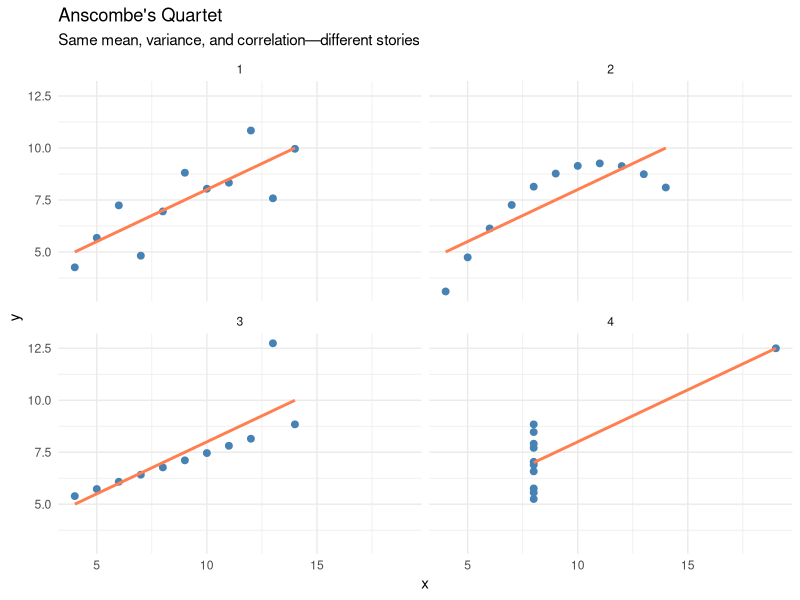
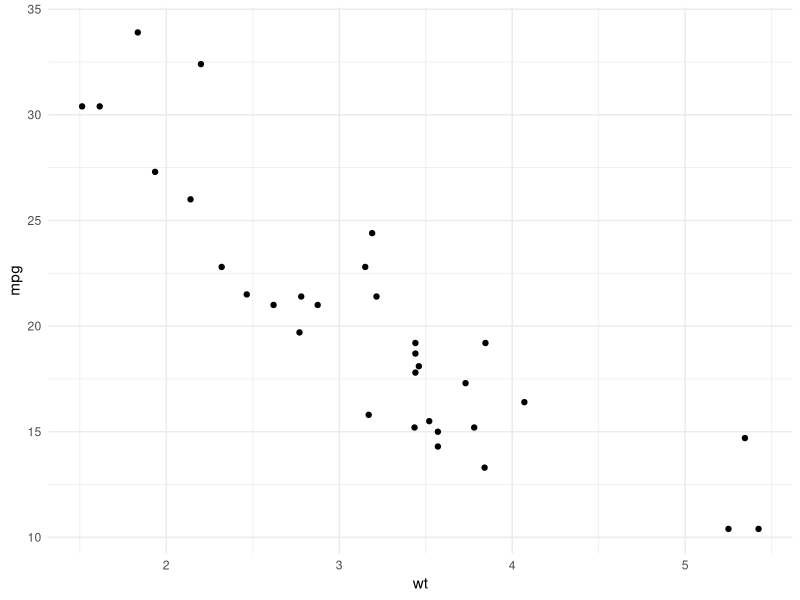
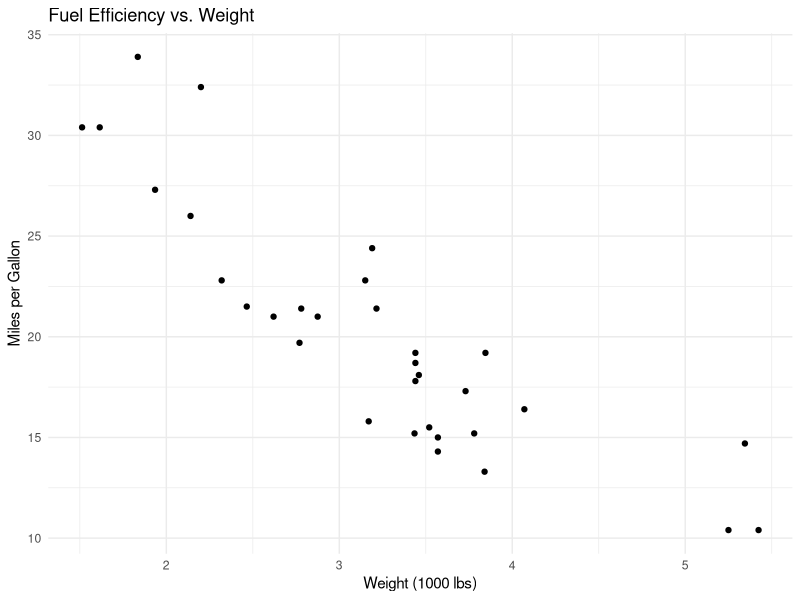
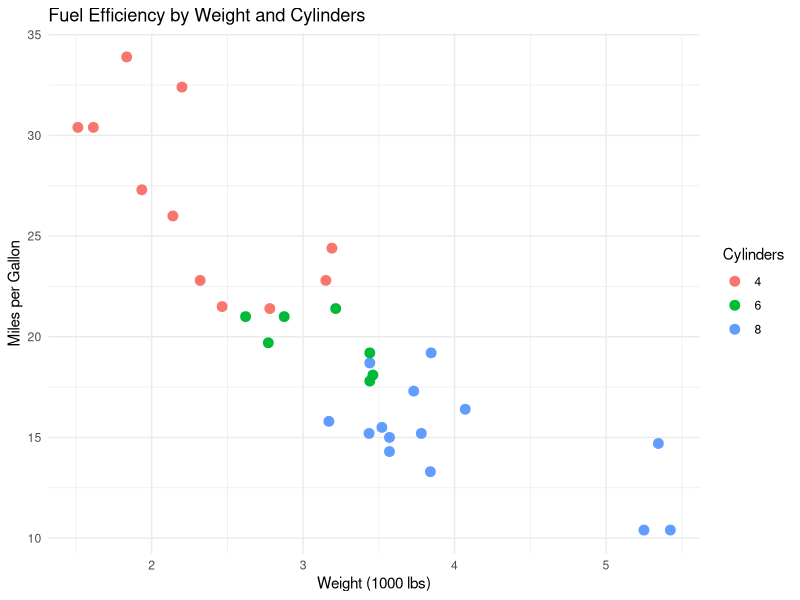
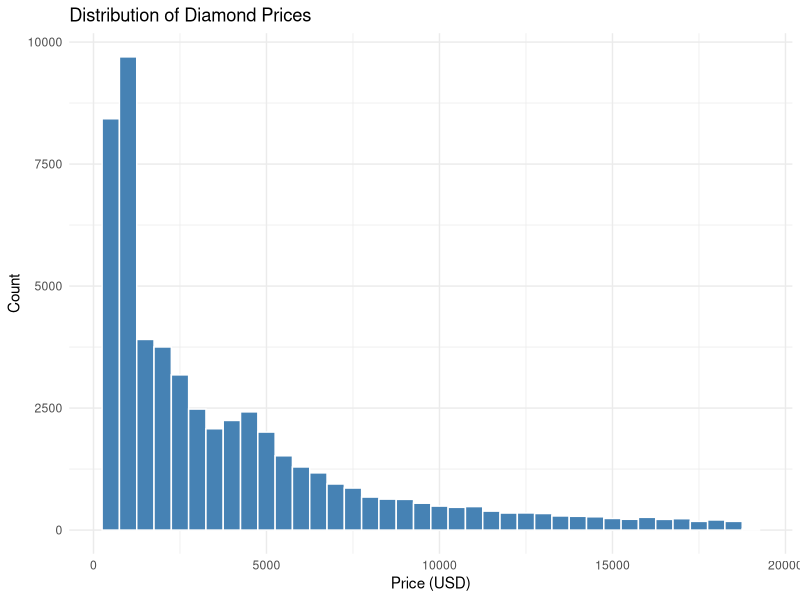
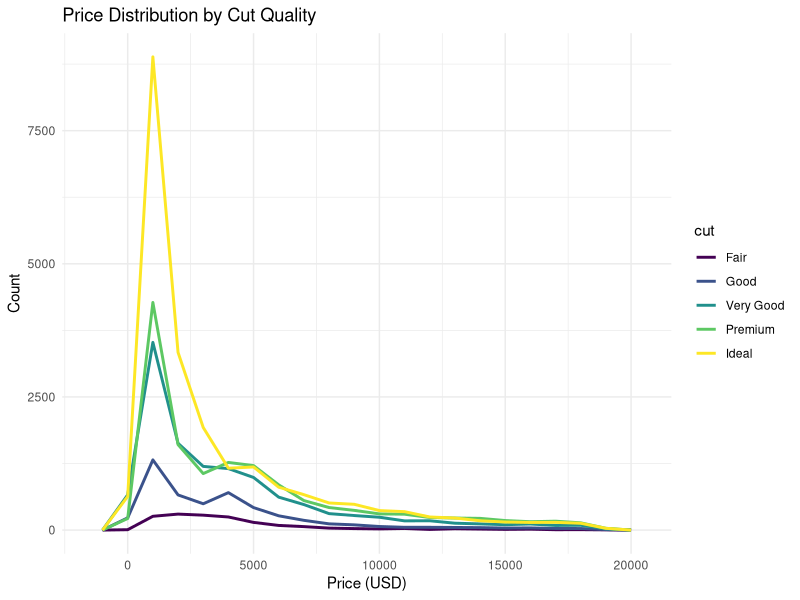
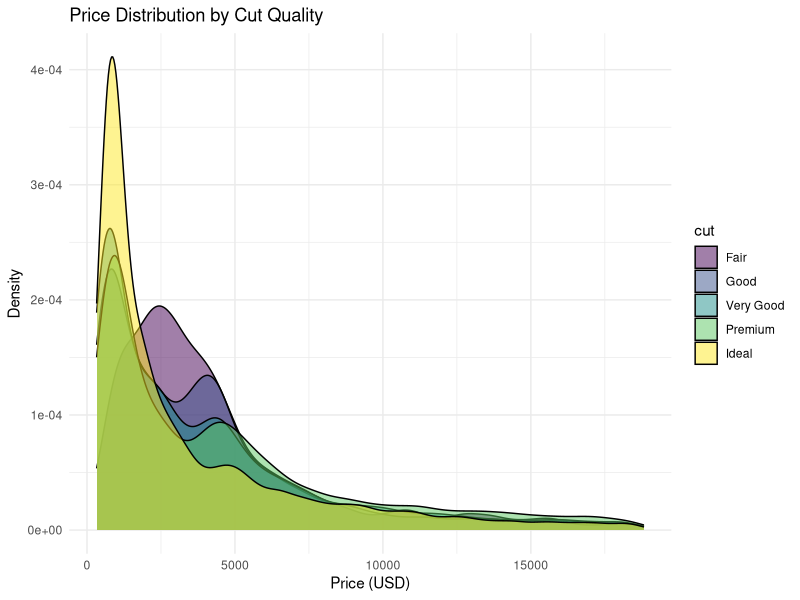
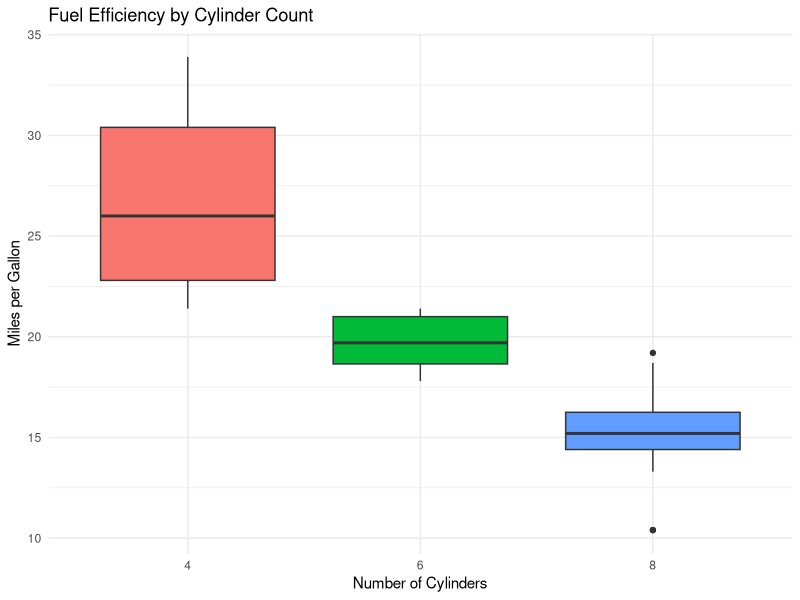

Here is the R script that generated these plots, in order:
## ---- chunk 1
#| label: ch09-setup
#| include: false
library(tidyverse)
library(dslabs)
theme_set(theme_minimal())
## ---- chunk 2
#| label: fig-anscombes
#| fig-cap: "Anscombe's Quartet: Four datasets with identical summary statistics but very different patterns"
#| fig-height: 6

# Anscombe's Quartet demonstration
anscombe_long <- anscombe |>
  pivot_longer(everything(),
               names_to = c(".value", "set"),
               names_pattern = "(.)(.)")

ggplot(anscombe_long, aes(x = x, y = y)) +
  geom_point(size = 2, color = "steelblue") +
  geom_smooth(method = "lm", se = FALSE, color = "coral") +
  facet_wrap(~set, ncol = 2) +
  labs(title = "Anscombe's Quartet",
       subtitle = "Same mean, variance, and correlation—different stories") +
  theme_minimal()
## ---- chunk 3
#| label: fig-basic-ggplot
#| fig-cap: "A minimal ggplot2 scatter plot of car weight against fuel efficiency"

# Start with data and aesthetics
ggplot(data = mtcars, aes(x = wt, y = mpg)) +
  # Add a geometry layer
  geom_point()
## ---- chunk 4
#| label: fig-scatter
#| fig-cap: "Relationship between car weight and fuel efficiency"

ggplot(mtcars, aes(x = wt, y = mpg)) +
  geom_point() +
  labs(
    title = "Fuel Efficiency vs. Weight",
    x = "Weight (1000 lbs)",
    y = "Miles per Gallon"
  )
## ---- chunk 5
#| label: fig-scatter-color
#| fig-cap: "Scatter plot with color representing cylinders"

ggplot(mtcars, aes(x = wt, y = mpg, color = factor(cyl))) +
  geom_point(size = 3) +
  labs(
    title = "Fuel Efficiency by Weight and Cylinders",
    x = "Weight (1000 lbs)",
    y = "Miles per Gallon",
    color = "Cylinders"
  )
## ---- chunk 6
#| label: fig-histogram
#| fig-cap: "Distribution of diamond prices"

ggplot(diamonds, aes(x = price)) +
  geom_histogram(binwidth = 500, fill = "steelblue", color = "white") +
  labs(
    title = "Distribution of Diamond Prices",
    x = "Price (USD)",
    y = "Count"
  )
## ---- chunk 7
#| label: fig-freqpoly
#| fig-cap: "Comparing distributions with frequency polygons"

ggplot(diamonds, aes(x = price, color = cut)) +
  geom_freqpoly(binwidth = 1000, linewidth = 1) +
  labs(
    title = "Price Distribution by Cut Quality",
    x = "Price (USD)",
    y = "Count"
  )
## ---- chunk 8
#| label: fig-density
#| fig-cap: "Density plot comparing distributions by cut quality"

ggplot(diamonds, aes(x = price, fill = cut)) +
  geom_density(alpha = 0.5) +
  labs(
    title = "Price Distribution by Cut Quality",
    x = "Price (USD)",
    y = "Density"
  )
## ---- chunk 9
#| label: fig-boxplot
#| fig-cap: "Fuel efficiency by number of cylinders"

ggplot(mtcars, aes(x = factor(cyl), y = mpg, fill = factor(cyl))) +
  geom_boxplot(show.legend = FALSE) +
  labs(
    title = "Fuel Efficiency by Cylinder Count",
    x = "Number of Cylinders",
    y = "Miles per Gallon"
  )
## ---- chunk 10
#| label: fig-bar
#| fig-cap: "Count of diamonds by cut quality"

ggplot(diamonds, aes(x = cut, fill = cut)) +
  geom_bar(show.legend = FALSE) +
  labs(
    title = "Diamond Count by Cut Quality",
    x = "Cut",
    y = "Count"
  )
## ---- chunk 11
#| label: fig-bar-dodge
#| fig-cap: "Grouped bar chart showing cut quality by clarity"

ggplot(diamonds, aes(x = cut, fill = clarity)) +
  geom_bar(position = "dodge") +
  labs(
    title = "Diamond Count by Cut and Clarity",
    x = "Cut",
    y = "Count"
  )
## ---- chunk 12
#| label: fig-bar-horizontal
#| fig-cap: "Horizontal bar chart for better label readability"

ggplot(mpg, aes(x = class, fill = class)) +
  geom_bar(show.legend = FALSE) +
  coord_flip() +
  labs(
    title = "Vehicle Count by Class",
    x = NULL,
    y = "Count"
  )
## ---- chunk 13
#| label: fig-line
#| fig-cap: "Example line plot"

# Create sample time series data
set.seed(42)
time_data <- tibble(
  day = 1:30,
  value = cumsum(rnorm(30))
)

ggplot(time_data, aes(x = day, y = value)) +
  geom_line(color = "darkblue", linewidth = 1) +
  geom_point(color = "darkblue") +
  labs(
    title = "Simulated Time Series",
    x = "Day",
    y = "Value"
  )
## ---- chunk 14
#| label: fig-combined
#| fig-cap: "Scatter plot with trend line"

ggplot(mtcars, aes(x = wt, y = mpg)) +
  geom_point(aes(color = factor(cyl)), size = 3) +
  geom_smooth(method = "lm", se = TRUE, color = "black") +
  labs(
    title = "Weight vs. MPG with Linear Trend",
    x = "Weight (1000 lbs)",
    y = "Miles per Gallon",
    color = "Cylinders"
  )
## ---- chunk 15
#| label: fig-facet-wrap
#| fig-cap: "MPG vs weight, faceted by cylinder count"

ggplot(mtcars, aes(x = wt, y = mpg)) +
  geom_point() +
  geom_smooth(method = "lm", se = FALSE) +
  facet_wrap(~cyl) +
  labs(
    title = "Fuel Efficiency by Weight (Panels by Cylinders)",
    x = "Weight (1000 lbs)",
    y = "Miles per Gallon"
  )
## ---- chunk 16
#| label: fig-facet-grid
#| fig-cap: "Two-dimensional faceting"

ggplot(mtcars, aes(x = wt, y = mpg)) +
  geom_point() +
  facet_grid(am ~ cyl, labeller = labeller(
    am = c("0" = "Automatic", "1" = "Manual"),
    cyl = c("4" = "4 cyl", "6" = "6 cyl", "8" = "8 cyl")
  )) +
  labs(
    title = "MPG by Weight, Transmission, and Cylinders",
    x = "Weight (1000 lbs)",
    y = "Miles per Gallon"
  )
## ---- chunk 17
#| label: fig-labels
#| fig-cap: "Plot with comprehensive labels"

ggplot(mtcars, aes(x = wt, y = mpg)) +
  geom_point() +
  labs(
    title = "Car Fuel Efficiency",
    subtitle = "Data from the 1974 Motor Trend magazine",
    x = "Weight (1000 lbs)",
    y = "Miles per Gallon",
    caption = "Source: mtcars dataset"
  )
## ---- chunk 18
#| label: fig-themes
#| fig-cap: "Comparison of ggplot2 themes"
#| fig-height: 8

library(patchwork)

p <- ggplot(mtcars, aes(x = wt, y = mpg)) +
  geom_point() +
  labs(title = "")

p1 <- p + theme_gray() + labs(title = "theme_gray (default)")
p2 <- p + theme_minimal() + labs(title = "theme_minimal")
p3 <- p + theme_classic() + labs(title = "theme_classic")
p4 <- p + theme_bw() + labs(title = "theme_bw")

(p1 + p2) / (p3 + p4)
## ---- chunk 19
#| label: fig-colors
#| fig-cap: "Custom color palette"

ggplot(mtcars, aes(x = wt, y = mpg, color = factor(cyl))) +
  geom_point(size = 3) +
  scale_color_brewer(palette = "Set1") +
  labs(
    title = "Using Color Brewer Palette",
    color = "Cylinders"
  ) +
  theme_minimal()
## ---- chunk 20
#| label: fig-show-data
#| fig-cap: "Showing raw data with summary statistics"

ggplot(mtcars, aes(x = factor(cyl), y = mpg)) +
  geom_boxplot(outlier.shape = NA, fill = "lightblue") +
  geom_jitter(width = 0.2, alpha = 0.5) +
  labs(
    title = "Show the Data, Not Just the Summary",
    x = "Cylinders",
    y = "MPG"
  )
## ---- chunk 21
#| label: fig-bar-vs-pie
#| fig-cap: "Bar chart provides clearer comparison than a pie chart would"

# Create summary data
cut_summary <- diamonds |>
  count(cut) |>
  mutate(pct = n / sum(n) * 100)

ggplot(cut_summary, aes(x = reorder(cut, pct), y = pct, fill = cut)) +
  geom_col(show.legend = FALSE) +
  coord_flip() +
  labs(
    title = "Diamond Distribution by Cut",
    x = "Cut Quality",
    y = "Percentage"
  ) +
  theme_minimal()
## ---- chunk 22
#| label: fig-ordered
#| fig-cap: "Ordering categories by value aids comparison"

# Calculate mean mpg by manufacturer
mtcars_summary <- mtcars |>
  mutate(car = rownames(mtcars)) |>
  slice_head(n = 10) |>
  mutate(car = reorder(car, mpg))  # Order car names by mpg values

ggplot(mtcars_summary, aes(x = car, y = mpg)) +
  geom_col(fill = "steelblue") +
  coord_flip() +
  labs(
    title = "Fuel Efficiency by Car (Ordered)",
    x = NULL,
    y = "Miles per Gallon"
  )
## ---- chunk 23
#| label: fig-reorder-example
#| fig-cap: "Highway MPG by vehicle class, with classes ordered by their median using `reorder()`"

# Order vehicle class by median highway mpg
ggplot(mpg, aes(x = reorder(class, hwy, FUN = median), y = hwy)) +
  geom_boxplot(fill = "lightblue") +
  coord_flip() +
  labs(
    title = "Highway MPG by Vehicle Class",
    subtitle = "Ordered by median MPG",
    x = NULL,
    y = "Highway MPG"
  )
## ---- chunk 24
#| label: fig-include-zero
#| fig-cap: "Bar charts should include zero to show true proportions"

# Example data
sales <- tibble(
  quarter = c("Q1", "Q2", "Q3", "Q4"),
  revenue = c(100, 105, 110, 108)
)

ggplot(sales, aes(x = quarter, y = revenue)) +
  geom_col(fill = "coral") +
  labs(
    title = "Quarterly Revenue (Starting at Zero)",
    x = "Quarter",
    y = "Revenue"
  ) +
  theme_minimal()
## ---- chunk 25
#| label: fig-colorblind
#| fig-cap: "Colorblind-friendly palette"

# Colorblind-friendly colors
cb_palette <- c("#E69F00", "#56B4E9", "#009E73", "#F0E442",
                "#0072B2", "#D55E00", "#CC79A7")

ggplot(mtcars, aes(x = wt, y = mpg, color = factor(cyl))) +
  geom_point(size = 3) +
  scale_color_manual(values = cb_palette) +
  labs(
    title = "Using a Colorblind-Friendly Palette",
    color = "Cylinders"
  ) +
  theme_minimal()
## ---- chunk 26
#| label: fig-distributions
#| fig-cap: "Comparing distributions with density plots"

ggplot(iris, aes(x = Sepal.Length, fill = Species)) +
  geom_density(alpha = 0.6) +
  scale_fill_brewer(palette = "Set2") +
  labs(
    title = "Sepal Length Distribution by Species",
    x = "Sepal Length (cm)",
    y = "Density"
  ) +
  theme_minimal()
## ---- chunk 27
#| label: fig-slope
#| fig-cap: "Slope chart showing change over time"

# Sample before-after data
change_data <- tibble(
  subject = rep(LETTERS[1:5], 2),
  time = rep(c("Before", "After"), each = 5),
  value = c(10, 12, 8, 15, 11, 14, 15, 11, 18, 13)
)

ggplot(change_data, aes(x = time, y = value, group = subject)) +
  geom_line(aes(color = subject), linewidth = 1) +
  geom_point(aes(color = subject), size = 3) +
  labs(
    title = "Before-After Comparison",
    x = NULL,
    y = "Value"
  ) +
  theme_minimal()
